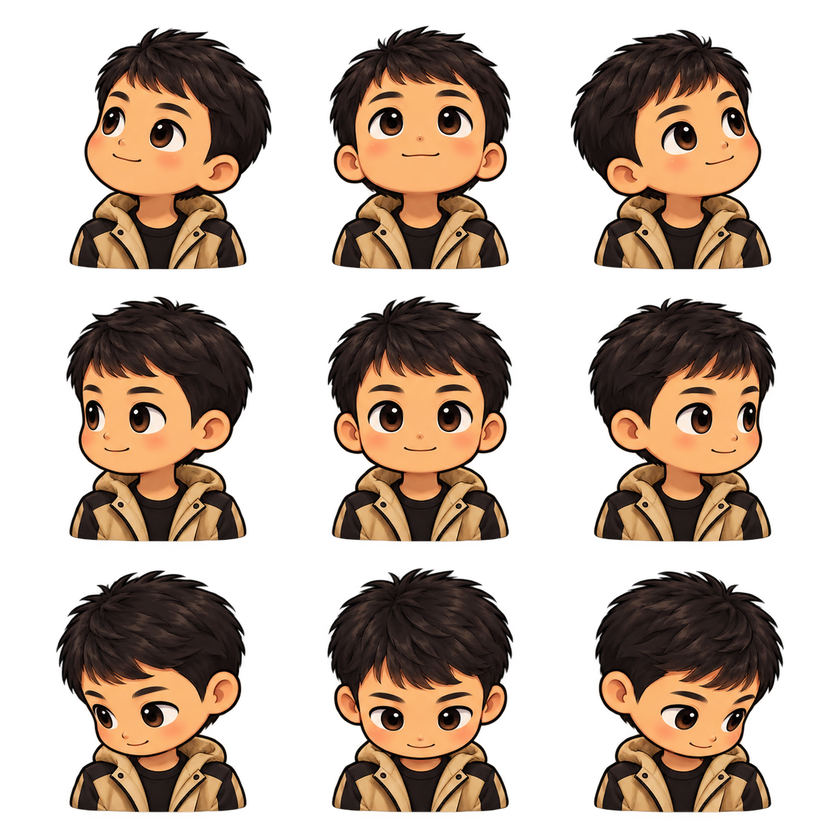
#> input picture characters/hung/directions.png, 840 x 840 px, shrunk from 1254 x 1254 before the run
$ python normalize_rows.py hung/directions.png out.png 5 5 5 5
#> lines starting #> are read from the running program, lines starting #| are printed output that depends on the picture
"""Repack uneven source rows into equal atlas cells without changing the artwork.

Usage: python characters/normalize_rows.py INPUT OUTPUT ROW_END_1 ROW_END_2
Row boundaries are selected from the empty gaps visible in the source sheet.
"""
import sys
from PIL import Image

source = Image.open(sys.argv[1]).convert('RGBA')
#> source is the input picture: PIL image 840x840 RGBA; mean R, G, B, A 57.4, 40.8, 28.1, 115.5
width = source.width // 3
#> width = 280
edges = [0, int(sys.argv[3]), int(sys.argv[4]), source.height]
#> edges = [0, 5, 5, 840]
tile = int(sys.argv[5]) if len(sys.argv) > 5 else max(width, max(b - a for a, b in zip(edges, edges[1:]))) + 100
#> tile = 5
output = Image.new('RGBA', (tile * 3, tile * 3))
columns = [0, int(sys.argv[6]), int(sys.argv[7]), source.width] if len(sys.argv) > 7 else [0, width, width * 2, source.width]
#> columns = [0, 280, 560, 840]
for row in range(3):
    for col in range(3):
        cell = source.crop((columns[col], edges[row], columns[col + 1], edges[row + 1]))
        box = cell.getbbox()
        if box:
            # Keep original pixels, align bottom edges, leave ample padding.
            output.paste(cell, (col * tile + (tile - cell.width) // 2, row * tile + tile - 50 - box[3]))
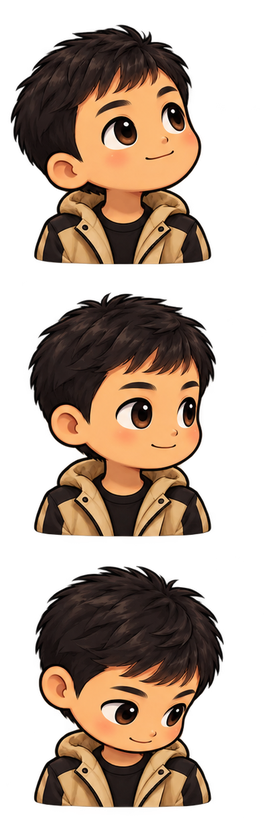
#> cell: PIL image 280x835 RGBA; mean R, G, B, A 56.4, 40.1, 27.6, 116; transparent parts drawn white
output.save(sys.argv[2])
